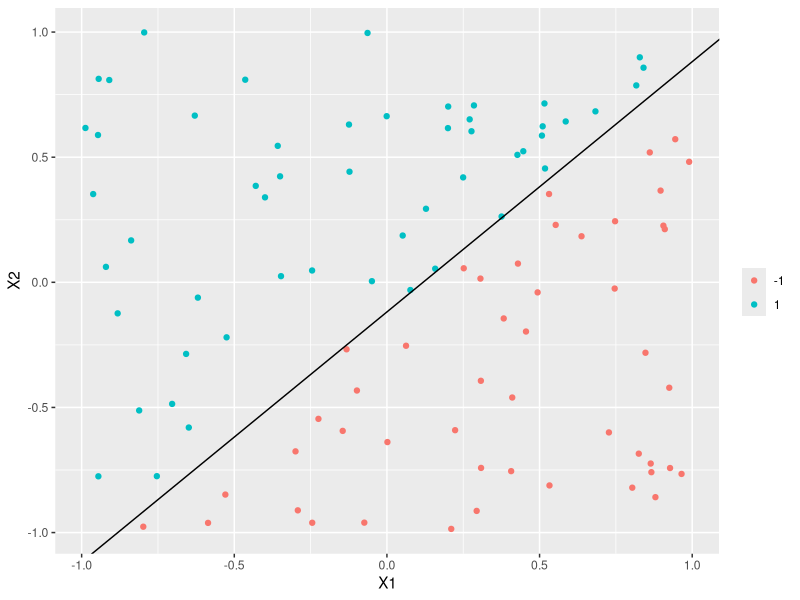
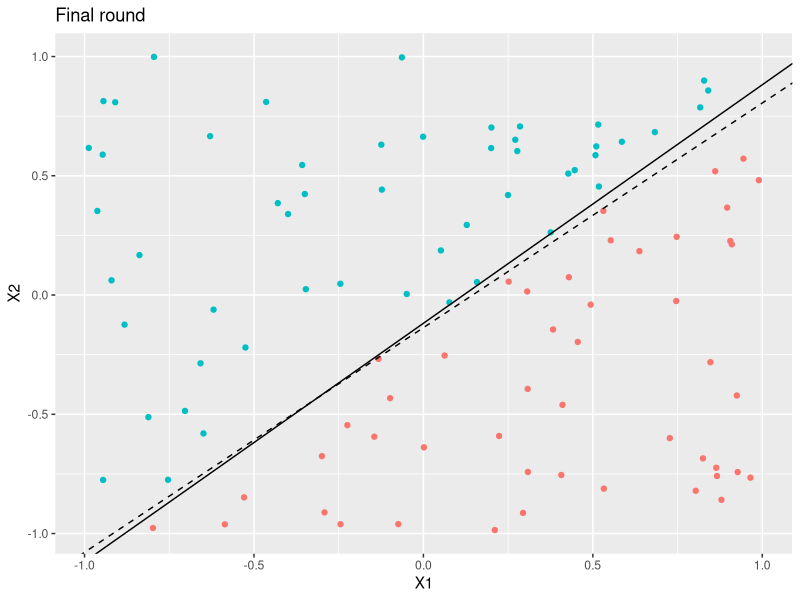
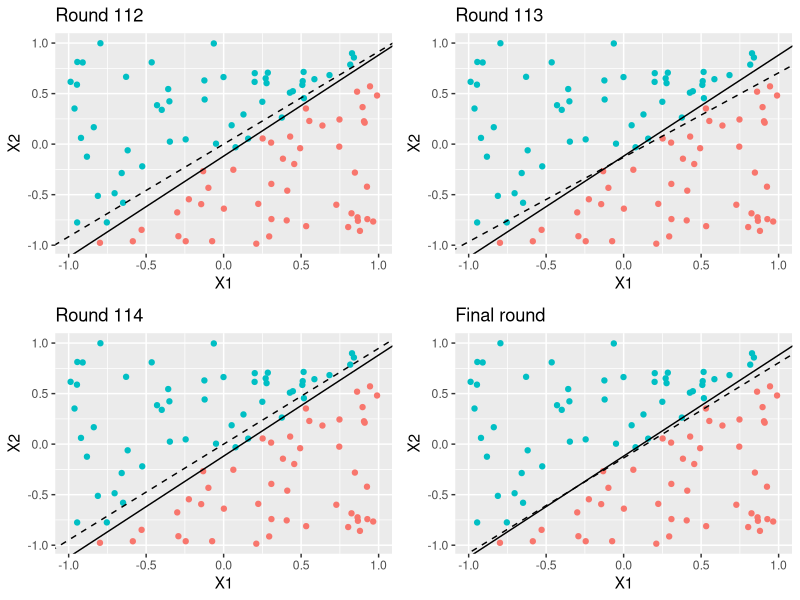

Here is the R script that generated these plots, in order:
## ---- chunk 1
knitr::opts_chunk$set(echo = TRUE)
## ---- chunk 2
X1 <- runif(100,min=-1,max=1)
X2 <- runif(100,min=-1,max=1)
X0 <- rep(1,100)
X <- cbind(X0,X1,X2)
## ---- chunk 3
PX1 <-runif(2,min=-1,max=1)
PX2 <-runif(2,min=-1,max=1)
slope <- diff(PX2)/diff(PX2)
intercept <- PX2[1]-slope*PX1[1]
Y <- ifelse(X2>intercept+slope*X1,+1,-1)
X.plot <- as.data.frame(X) # dataframe for plot use
## ---- chunk 4
library(ggplot2)
## ---- chunk 5
ggplot(X.plot,aes(X.plot$X1,X.plot$X2))+
    geom_point(aes(color=as.factor(Y)),show.legend = T)+
    geom_abline(intercept = intercept,slope=slope)+
    labs(x="X1",y="X2",color="")
## ---- chunk 6
## Initialize
w <- c(0,0,0)
count <- 0 # to count the number of rounds required
wdf <- NULL # df to collect the resulting weights of each round for plot use
Y_hat <- X %*% w
wdf <- rbind(wdf,w)
## Perceptron learning algorithm
while (any(sign(Y_hat)!=sign(Y)))
{
  miss_class <- which(sign(Y_hat)!=sign(Y))
  ifelse(length(miss_class)>1,n <- sample(miss_class,1),n <- miss_class)
  w <- w+(Y[n]%*% X[n,])
  wdf <- rbind(wdf,w)
  Y_hat <- X %*% t(w)
  count <- count+1
}

## ---- chunk 7
drawplot <- function(n,name)
{
  if (!n %in% seq(1,count+1))
  {
    warning("Out of bounds")
  }
  else
  {
  int_w <- -wdf[n,1]/wdf[n,3]
  slope_w <- -wdf[n,2]/wdf[n,3]
  a <- ggplot(X.plot,aes(X.plot$X1,X.plot$X2))+
    geom_point(aes(color=as.factor(Y)),show.legend = F)+
    geom_abline(intercept = intercept,slope=slope)+
    geom_abline(intercept = int_w,slope=slope_w,linetype="dashed")+
    labs(x="X1",y="X2",color="",title=name)
  }
}
pf <- drawplot(count+1,"Final round")
pf
## ---- chunk 8
library(gridExtra)
p1 <- drawplot(count-2,sprintf("Round %i",count-3))
p2 <- drawplot(count-1,sprintf("Round %i",count-2))
p3 <- drawplot(count,sprintf("Round %i",count-1))
grid.arrange(p1, p2,p3,pf,ncol=2)

